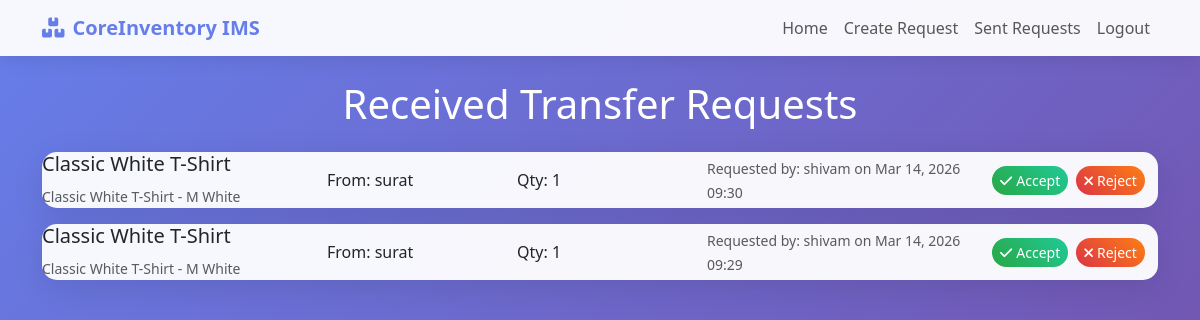
Page /transfers/received/ (signed in) on the earlier database version.
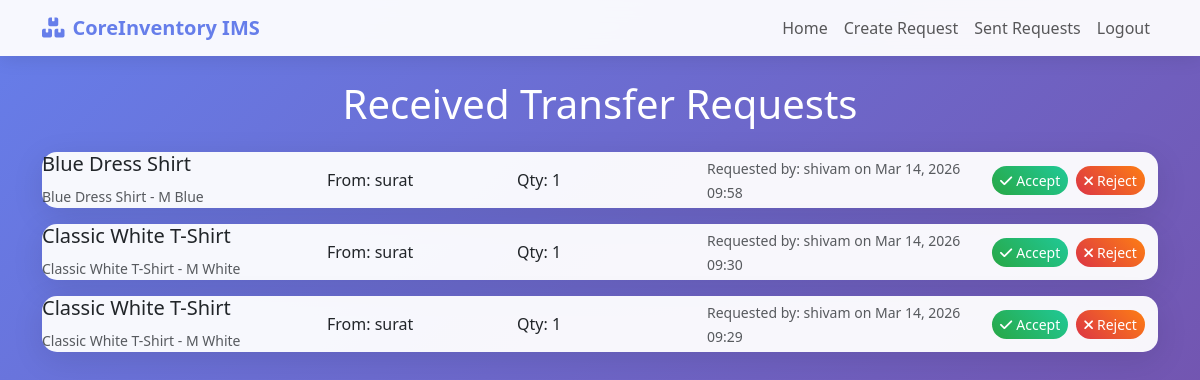
Same page on the later database version.
### transfers/models.py (models this page shows, shortened)
class TransferRequest(models.Model):
    STATUS_CHOICES = [
        ('pending', 'Pending'),
        ('accepted', 'Accepted'),
        ('rejected', 'Rejected'),
    ]
    from_warehouse = models.ForeignKey('warehouses.Warehouse', on_delete=models.CASCADE, related_name='sent_transfers')
    to_warehouse = models.ForeignKey('warehouses.Warehouse', on_delete=models.CASCADE, related_name='received_transfers')
    product_variant = models.ForeignKey('products.ProductVariant', on_delete=models.CASCADE)
    quantity = models.PositiveIntegerField()
    status = models.CharField(max_length=20, choices=STATUS_CHOICES, default='pending')
    requested_by = models.ForeignKey(settings.AUTH_USER_MODEL, on_delete=models.CASCADE)
    created_at = models.DateTimeField(auto_now_add=True)
    accepted_at = models.DateTimeField(null=True, blank=True)

### products/models.py (models this page shows, shortened)
class ProductVariant(models.Model):
    product = models.ForeignKey(Product, on_delete=models.CASCADE, related_name='variants')
    size = models.CharField(max_length=20, blank=True)
    color = models.CharField(max_length=50, blank=True)
    stock_quantity = models.PositiveIntegerField(default=0)  # Keep for backward compatibility, but use warehouse stocks
    def __str__(self):
        return f"{self.product.name} - {self.size} {self.color}".strip()

class Product(models.Model):
    name = models.CharField(max_length=200)
    description = models.TextField(blank=True)
    category = models.ForeignKey(Category, on_delete=models.SET_NULL, null=True, blank=True, related_name='products')
    sku = models.CharField(max_length=100, unique=True)
    barcode = models.CharField(max_length=100, blank=True)
    unit_price = models.DecimalField(max_digits=10, decimal_places=2)
    cost_price = models.DecimalField(max_digits=10, decimal_places=2)
    reorder_level = models.PositiveIntegerField(default=0)
    image = models.URLField(max_length=500, blank=True, null=True)
    is_active = models.BooleanField(default=True)
    created_at = models.DateTimeField(auto_now_add=True)
    updated_at = models.DateTimeField(auto_now=True)
    class Meta:
        ordering = ['name']

### warehouses/models.py (models this page shows, shortened)
class Warehouse(models.Model):
    id = models.IntegerField(primary_key=True)
    name = models.CharField(max_length=100)
    city = models.CharField(max_length=100, blank=True, default='')
    created_at = models.DateTimeField(default=timezone.now)
    manager = models.ForeignKey('accounts.User', on_delete=models.SET_NULL, null=True, blank=True, related_name='managed_warehouses')

### accounts/models.py (models this page shows, shortened)
class User(AbstractBaseUser):
    username = models.CharField(max_length=150, unique=True)
    email = models.EmailField(unique=True)
    password = models.CharField(max_length=128)
    is_active = models.BooleanField(default=True)
    is_staff = models.BooleanField(default=False)
    role = models.IntegerField(choices=[(1, "Head Manager"), (2, "Warehouse Manager")], default=2)
    warehouse = models.ForeignKey('warehouses.Warehouse', on_delete=models.CASCADE)
    created_at = models.DateTimeField(auto_now_add=True)
    objects = UserManager()
    USERNAME_FIELD = 'username'
    REQUIRED_FIELDS = ['email']

### transfers/views.py (the view)
# urls.py: path('received/', views.received_requests, name='received_requests'),
@login_required
def received_requests(request):
    requests = TransferRequest.objects.filter(to_warehouse=request.user.warehouse, status='pending').order_by('-created_at')
    return render(request, 'transfers/received_requests.html', {'requests': requests})

### templates/transfers/received_requests.html (shortened to what this page needs)
<!DOCTYPE html>
<html lang="en">
<head>
    <link href="https://cdn.jsdelivr.net/npm/bootstrap@5.3.0/dist/css/bootstrap.min.css" rel="stylesheet">
    <link href="https://cdnjs.cloudflare.com/ajax/libs/font-awesome/6.0.0/css/all.min.css" rel="stylesheet">
</head>
<body>
    <nav class="navbar navbar-expand-lg navbar-light">
        <div class="container">
            <a class="navbar-brand" href="{% url 'home' %}">
                <i class="fas fa-boxes me-2"></i>CoreInventory IMS
            </a>
            <div class="navbar-nav ms-auto">
                <a class="nav-link" href="{% url 'home' %}">Home</a>
                <a class="nav-link" href="{% url 'transfers:create' %}">Create Request</a>
                <a class="nav-link" href="{% url 'transfers:sent_requests' %}">Sent Requests</a>
                <a class="nav-link" href="{% url 'logout' %}">Logout</a>
            </div>
        </div>
    </nav>
    <div class="container mt-4">
        <div class="row">
            <div class="col-12">
                <h1 class="text-white text-center mb-4">Received Transfer Requests</h1>
            </div>
        </div>
        {% if requests %}
        <div class="row">
            {% for request in requests %}
            <div class="col-12">
                <div class="request-card">
                    <div class="card-body">
                        <div class="row align-items-center">
                            <div class="col-md-3">
                                <h5>{{ request.product_variant.product.name }}</h5>
                                <small class="text-muted">{{ request.product_variant }}</small>
                            </div>
                            <div class="col-md-2">
                                <p class="mb-0">From: {{ request.from_warehouse.name }}</p>
                            </div>
                            <div class="col-md-2">
                                <p class="mb-0">Qty: {{ request.quantity }}</p>
                            </div>
                            <div class="col-md-3">
                                <small class="text-muted">Requested by: {{ request.requested_by.username }} on {{ request.created_at|date:"M d, Y H:i" }}</small>
                            </div>
                            <div class="col-md-2">
                                <div class="d-flex gap-2">
                                    <form method="post" action="{% url 'transfers:accept_request' request.pk %}" class="d-inline">
                                        <button type="submit" class="btn btn-success-custom btn-sm">
                                            <i class="fas fa-check me-1"></i>Accept
                                        </button>
                                    </form>
                                    <form method="post" action="{% url 'transfers:reject_request' request.pk %}" class="d-inline">
                                        <button type="submit" class="btn btn-danger-custom btn-sm">
                                            <i class="fas fa-times me-1"></i>Reject
                                        </button>
                                    </form>
                                </div>
                            </div>
                        </div>
                    </div>
                </div>
            </div>
            {% endfor %}
        </div>
        {% endif %}
    </div>
</body>
</html>

Differences in the rows shown:
added TransferRequest: product_variant.product.name "Blue Dress Shirt", product_variant "Blue Dress Shirt - M Blue", from_warehouse.name "surat", quantity "1", requested_by.username "shivam", created_at "Mar 14, 2026 09:58"
